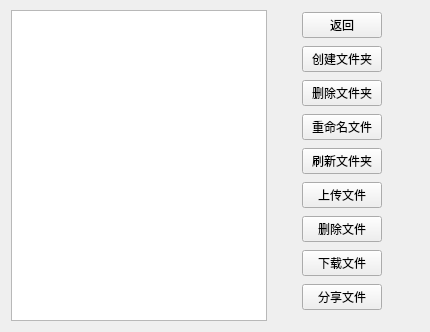
<?xml version="1.0" encoding="UTF-8"?>
<ui version="4.0">
 <class>FileOperation</class>
 <widget class="QWidget" name="FileOperation">
  <property name="geometry">
   <rect>
    <x>0</x>
    <y>0</y>
    <width>430</width>
    <height>332</height>
   </rect>
  </property>
  <property name="windowTitle">
   <string>Form</string>
  </property>
  <widget class="QWidget" name="">
   <property name="geometry">
    <rect>
     <x>11</x>
     <y>10</y>
     <width>411</width>
     <height>311</height>
    </rect>
   </property>
   <layout class="QHBoxLayout" name="horizontalLayout">
    <item>
     <widget class="QListWidget" name="filename_list"/>
    </item>
    <item>
     <spacer name="horizontalSpacer">
      <property name="orientation">
       <enum>Qt::Horizontal</enum>
      </property>
      <property name="sizeHint" stdset="0">
       <size>
        <width>18</width>
        <height>18</height>
       </size>
      </property>
     </spacer>
    </item>
    <item>
     <layout class="QVBoxLayout" name="verticalLayout">
      <item>
       <widget class="QPushButton" name="return_button">
        <property name="text">
         <string>返回</string>
        </property>
       </widget>
      </item>
      <item>
       <widget class="QPushButton" name="create_folder">
        <property name="text">
         <string>创建文件夹</string>
        </property>
       </widget>
      </item>
      <item>
       <widget class="QPushButton" name="delete_floder">
        <property name="text">
         <string>删除文件夹</string>
        </property>
       </widget>
      </item>
      <item>
       <widget class="QPushButton" name="rename_folder">
        <property name="text">
         <string>重命名文件</string>
        </property>
       </widget>
      </item>
      <item>
       <widget class="QPushButton" name="flush_floder">
        <property name="text">
         <string>刷新文件夹</string>
        </property>
       </widget>
      </item>
      <item>
       <widget class="QPushButton" name="upload_file">
        <property name="text">
         <string>上传文件</string>
        </property>
       </widget>
      </item>
      <item>
       <widget class="QPushButton" name="delete_file">
        <property name="text">
         <string>删除文件</string>
        </property>
       </widget>
      </item>
      <item>
       <widget class="QPushButton" name="download_file">
        <property name="text">
         <string>下载文件</string>
        </property>
       </widget>
      </item>
      <item>
       <widget class="QPushButton" name="share_file">
        <property name="text">
         <string>分享文件</string>
        </property>
       </widget>
      </item>
     </layout>
    </item>
    <item>
     <spacer name="horizontalSpacer_2">
      <property name="orientation">
       <enum>Qt::Horizontal</enum>
      </property>
      <property name="sizeHint" stdset="0">
       <size>
        <width>40</width>
        <height>20</height>
       </size>
      </property>
     </spacer>
    </item>
   </layout>
  </widget>
 </widget>
 <resources/>
 <connections/>
</ui>
